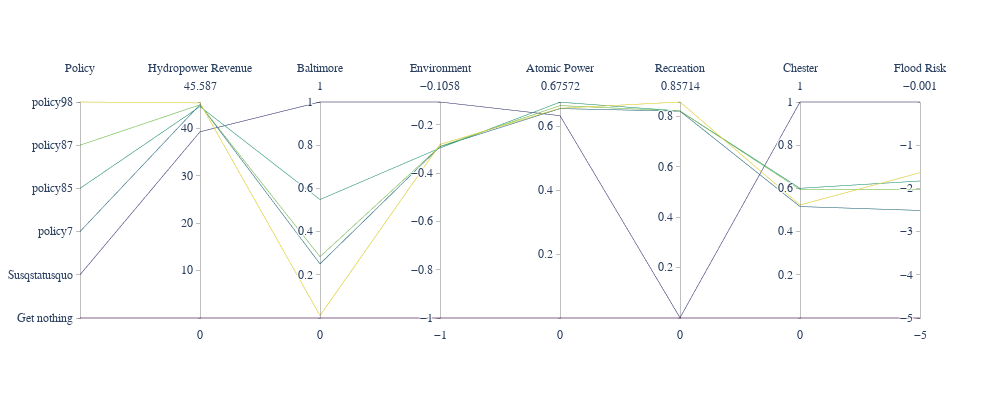

Notebook cell for this chart:
### Code cell
disagreement_points.index.rename('decision', inplace = True)
disagreement_points = disagreement_points.sort_values(by = 'decision')
plot_selected_parcoords(disagreement_points, payoffs, f'stability/01_disagreement_points')

### Figure 1 — Plotly figure (JSON) as saved in the notebook; plotly's stock layout.template omitted (floating-point values rounded to 4 significant figures)
{"data": [{"dimensions": [{"label": "Policy", "range": [0, 1], "ticktext": ["Get nothing", "Susqstatusquo", "policy7", "policy85", "policy87", "policy98"], "tickvals": [0, 0.2, 0.4, 0.6, 0.8, 1], "values": [0, 0.2, 0.4, 0.6, 0.8, 1]}, {"label": "Hydropower Revenue", "range": [1e-09, 45.59], "values": [1e-09, 39.3, 45.05, 44.62, 44.99, 45.4]}, {"label": "Baltimore", "range": [1e-09, 1], "values": [1e-09, 1, 0.2506, 0.5483, 0.2838, 0.0114]}, {"label": "Environment", "range": [-1, -0.1058], "values": [-1, -0.1058, -0.2908, -0.2962, -0.2895, -0.2814]}, {"label": "Atomic Power", "range": [1e-09, 0.6757], "values": [1e-09, 0.633, 0.6551, 0.6752, 0.6644, 0.6562]}, {"label": "Recreation", "range": [1e-09, 0.8571], "values": [1e-09, 0.001, 0.8207, 0.8214, 0.8214, 0.8571]}, {"label": "Chester", "range": [1e-09, 1], "values": [1e-09, 1, 0.5159, 0.6005, 0.5949, 0.5233]}, {"label": "Flood Risk", "range": [-5, -0.00098], "values": [-5, -0.00098, -2.51, -1.83, -2.023, -1.638]}], "line": {"color": [0, 1, 2, 3, 4, 5], "colorscale": [[0, "#440154"], [0.1111, "#482878"], [0.2222, "#3e4989"], [0.3333, "#31688e"], [0.4444, "#26828e"], [0.5556, "#1f9e89"], [0.6667, "#35b779"], [0.7778, "#6ece58"], [0.8889, "#b5de2b"], [1, "#fde725"]]}, "type": "parcoords"}], "layout": {"font": {"family": "Georgia", "size": 14}, "height": 400, "width": 1000}}
